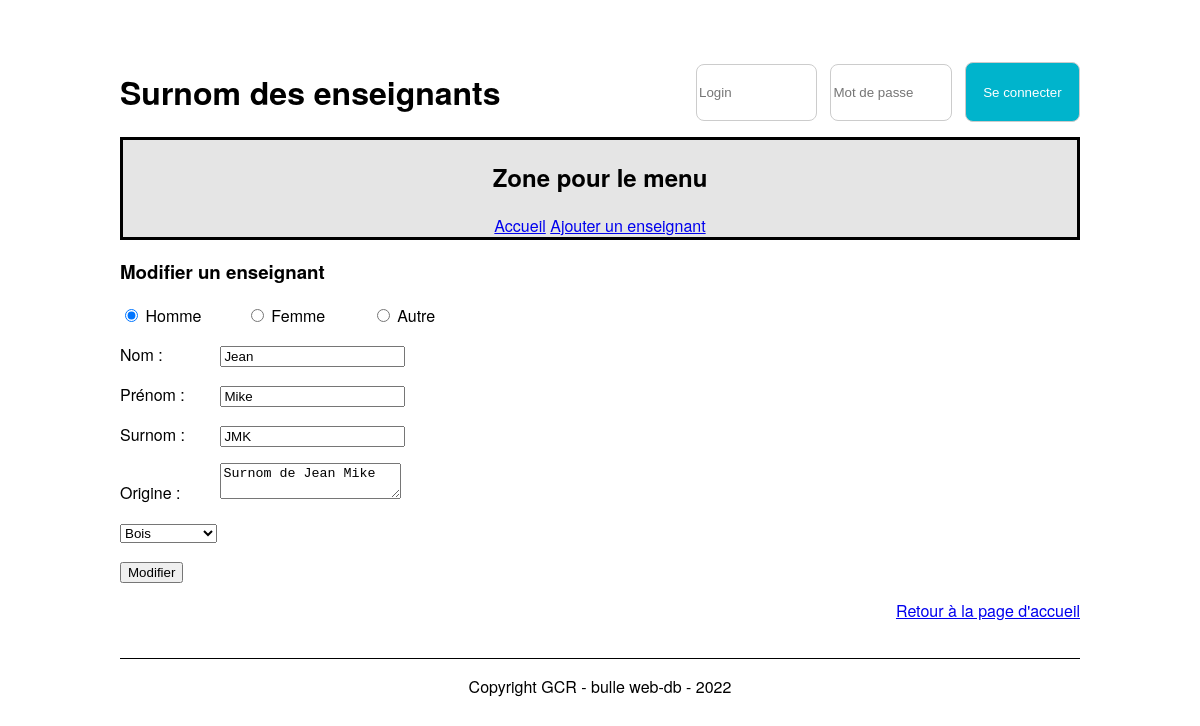
Page /updateTeacher.php?idTeacher=2 on the committed database.
### tables this page shows
CREATE TABLE `t_teacher` (
  `idTeacher` int NOT NULL,
  `teaFirstname` varchar(50) NOT NULL,
  `teaName` varchar(50) NOT NULL,
  `teaGender` char(1) NOT NULL,
  `teaNickname` varchar(50) NOT NULL,
  `teaOrigine` text NOT NULL,
  `fkSection` int NOT NULL
);

CREATE TABLE `t_section` (
  `idSection` int NOT NULL,
  `secName` varchar(20) NOT NULL
);

### src/Database.php (called while the page is built, shortened)
<?php
class Database
{
    private $connector;
    public function __construct()
    {
        try {
            $this->connector = new PDO('mysql:host=localhost:6033;dbname=P_Appro2;charset=utf8', 'root', 'root');
        } catch (PDOException $e) {
            die('Erreur : ' . $e->getMessage());
        }
    }
    private function queryPrepareExecute($query, $binds)
    {
        $req = $this->connector->prepare($query);
        foreach ($binds as $bind => $value) {
            $req->bindValue($bind, $value);
        };
        $req->execute();
        return $req;
    }
    private function formatData($req)
    {
        return $req->fetchALL(PDO::FETCH_ASSOC);
    }
    public function getOneTeacher($id)
    {
        $query = "SELECT * FROM t_teacher, t_section WHERE idTeacher = :id AND fkSection = idSection";
        $bind = array('id' => $id);
        $req = $this->queryPrepareExecute($query, $bind);
        $Oneteacher = $this->formatData($req);
        return $Oneteacher[0];
    }
}

### src/updateTeacher.php (the view, shortened to what this page needs)
<?php
include("Database.php");
$db = new Database();
$teacher = $db->getOneTeacher($_GET["idTeacher"]);
?>
<!DOCTYPE html>
<html lang="fr">
<head>
    <link href="./css/style.css" rel="stylesheet">
</head>
<body>
    <header>
        <div class="container-header">
            <div class="titre-header">
                <h1>Surnom des enseignants</h1>
            </div>
            <div class="login-container">
                <form action="" method="post">
                    <input type="text" name="user" id="user" placeholder="Login">
                    <input type="password" name="password" id="password" placeholder="Mot de passe">
                    <button type="submit" class="btn btn-login">Se connecter</button>
                </form>
            </div>
        </div>
        <nav>
            <h2>Zone pour le menu</h2>
            <a href="index.php">Accueil</a>
            <a href="addTeacher.php">Ajouter un enseignant</a>
        </nav>
    </header>
    <div class="container">
        <div class="user-body">
            <form action="#" method="post" id="form">
                <h3>Modifier un enseignant</h3>
                <p>
                    <input type="radio" id="genre1" name="genre" value="M" <?php if ($teacher['teaGender'] == 'M') { ?>checked<?php } ?>>
                    <label for="genre1">Homme</label>
                    <input type="radio" id="genre2" name="genre" value="F" <?php if ($teacher['teaGender'] == 'F') { ?>checked<?php } ?>>
                    <label for="genre2">Femme</label>
                    <input type="radio" id="genre3" name="genre" value="A" <?php if ($teacher['teaGender'] == 'A') { ?>checked<?php } ?>>
                    <label for="genre3">Autre</label>
                </p>
                <p>
                    <label for="firstName">Nom :</label>
                    <input type="text" name="firstName" id="firstName" value="<?php echo $teacher['teaFirstname'] ?>">
                </p>
                <p>
                    <label for="name">Prénom :</label>
                    <input type="text" name="name" id="name" value="<?php echo $teacher['teaName'] ?>">
                </p>
                <p>
                    <label for="nickName">Surnom :</label>
                    <input type="text" name="nickName" id="nickName" value="<?php echo $teacher['teaNickname'] ?>">
                </p>
                <p>
                    <label for="origin">Origine :</label>
                    <textarea name="origin" id="origin"><?php echo $teacher['teaOrigine'] ?></textarea>
                </p>
                <p>
                    <select name="section" id="section">
                        <option value="bois" <?php if ($teacher['secName'] == 'Bois') { ?>selected<?php } ?>>Bois</option>
                    </select>
                </p>
                <p>
                    <input type="submit" value="Modifier">
                </p>
            </form>
        </div>
        <div class="user-footer">
            <a href="index.php">Retour à la page d'accueil</a>
        </div>
    </div>
    <footer>
        <p>Copyright GCR - bulle web-db - 2022</p>
    </footer>
</body>
</html>

### src/css/style.css (style rules this page uses)
body { font-family: "Helvetica Neue", Helvetica, Arial, sans-serif; margin: auto; width: 80%; }
nav { border: black solid 3px; background-color: #e5e5e5; text-align: center; }
.container { height: 50%; }
footer { border-top: black solid 1px; text-align: center; margin-top: 3vw; }
.user-footer { text-align: right; }
label { display: inline-block; width: 10%; }
.container-header { display: flex; justify-content: center; align-items: center; padding-top: 5%; }
.titre-header { width: 60%; height: 100%; }
.login-container { width: 40%; height: 100%; display: flex; justify-content: end; align-items: center; }
.login-container form { display: flex; justify-content: space-between; }
.login-container input, .login-container .btn-login { width: 30%; display: inline-block; border: 1px solid #ccc; border-radius: 8px; }
.login-container input { height: 4em; margin-bottom: auto; margin-top: auto; }
.btn-login { background-color: #00b4cc; }
.btn { text-align: center; color: white; width: 100%; border: none; cursor: pointer; height: 4.5em; border-radius: 8px; }

### rows in the picture
t_teacher: teaGender "☑ Homme", teaGender "☐ Femme", teaGender "☐ Autre", firstName "Jean", name "Mike", nickName "JMK", origin "Surnom de Jean Mike"
t_section: section "Bois"
